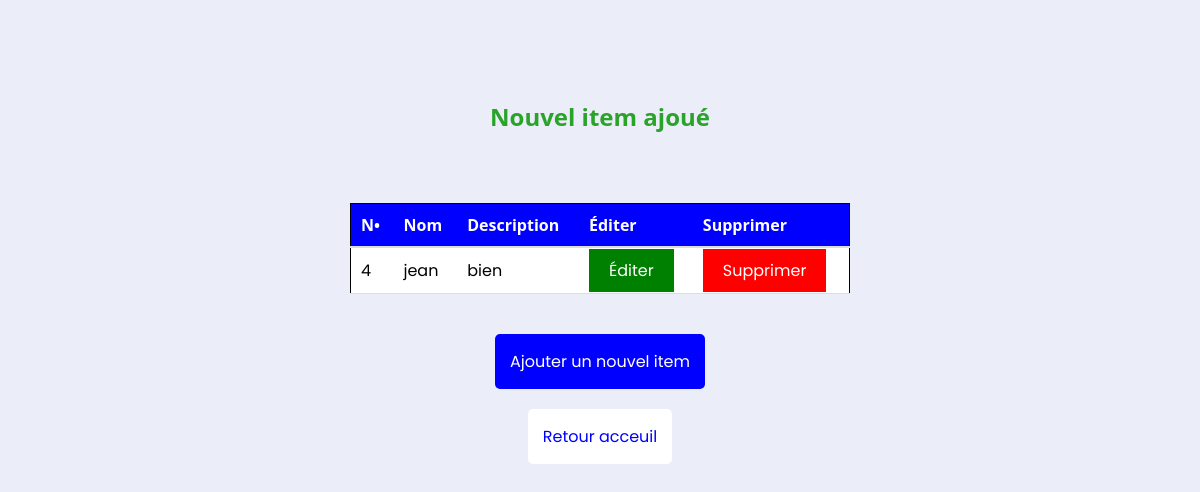
The page /item/4/ on the database as committed earlier.
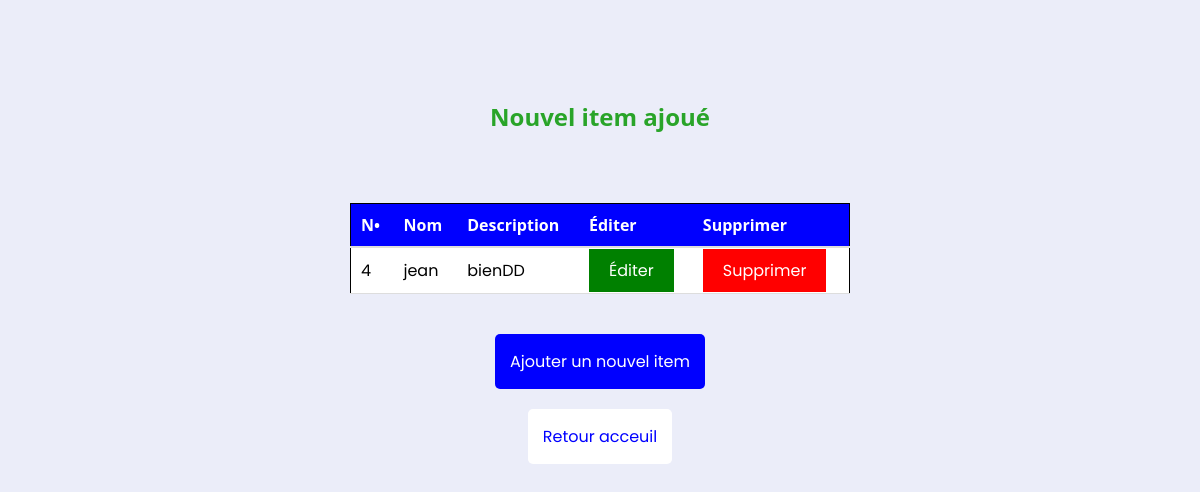
The same page on the database as committed later.
### crud_app/models.py (models this page shows, shortened)
class Item(models.Model):
    name = models.CharField(max_length=100)
    description = models.TextField()
    class Meta:
        app_label = 'crud_app'

### crud_app/views.py (the view)
# urls.py: path('item/<int:pk>/', item_detail, name='item_detail'),
def item_detail(request, pk):
    item = get_object_or_404(Item, pk=pk)
    return render(request, 'crud_app/item_detail.html', {'item': item})

### crud_app/templates/crud_app/item_detail.html (shortened to what this page needs)
<!DOCTYPE html>
<html lang="en">
<head>
</head>
<body>
    <h2 style="font-family: 'Segoe UI', Tahoma, Geneva, Verdana, sans-serif;padding-bottom: 70px;color: rgb(41, 164, 41);">Nouvel item ajoué</h2>
  <table>
    <thead>
      <tr>
        <th style="font-family: 'Segoe UI', Tahoma, Geneva, Verdana, sans-serif">N•</th>
        <th style="font-family: 'Segoe UI', Tahoma, Geneva, Verdana, sans-serif">Nom</th>
        <th style="font-family: 'Segoe UI', Tahoma, Geneva, Verdana, sans-serif">Description</th>
        <th style="font-family: 'Segoe UI', Tahoma, Geneva, Verdana, sans-serif">Éditer</th>
        <th style="font-family: 'Segoe UI', Tahoma, Geneva, Verdana, sans-serif">Supprimer</th>
      </tr>
    </thead>
    <tbody>
        <tr>
          <td><a href="{% url 'item_detail' pk=item.pk %}" style="color: black;">{{ item.id }}</a></td>
          <td><a href="{% url 'item_detail' pk=item.pk %}" style="color: black;">{{ item.name }}</a></td>
          <td>{{ item.description }}</td>
          <td><a href="{% url 'item_edit' pk=item.pk %}" style="background-color: green;padding: 10px 20px;color: white;">Éditer</a></td>
          <td><a href="{% url 'item_delete' pk=item.pk %}" style="background-color: red;padding: 10px 20px;color: white;">Supprimer</a></td>
        </tr>
    </tbody>
  </table>
  <a class="liwn" href="{% url 'item_new' %}">Ajouter un nouvel item</a>
  <a class="liwn2" href="{% url 'item_list' %}">Retour acceuil</a>
</body>

Rows that differ between the two databases and show on the page:
changed Item "jean": description "bien" → "bienDD"
